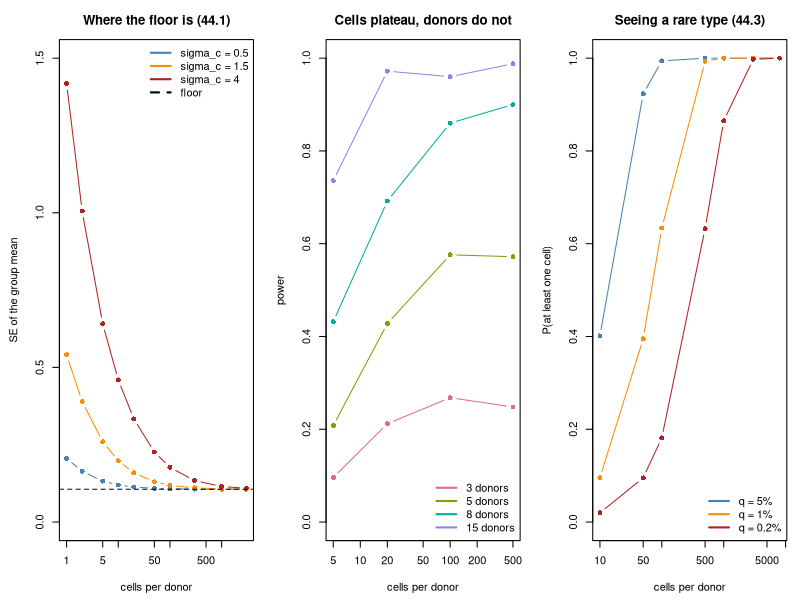

This chart was generated by the following R code:
## ---- chunk 1
MODULE_NAME <- "44_power_and_design_for_omics"
OUT <- file.path(Sys.getenv("STATS_OUT", unset = "results"), MODULE_NAME)
dir.create(OUT, recursive = TRUE, showWarnings = FALSE)
header <- function(txt) cat("\n", strrep("=", 72), "\n", txt, "\n",
                            strrep("=", 72), "\n", sep = "")
set.seed(44)
## ---- chunk 2
header("1. Var(pseudobulk mean) = sigma_d^2/n + sigma_c^2/(nm)  (44.1)")
SD_DONOR <- 0.30        # biological variation between donors, log scale
cat(sprintf("  donor SD = %.2f. The per-cell SD depends on the gene's counts.\n\n",
            SD_DONOR))
cat(sprintf("  %-14s%s\n", "cells/donor",
            paste(sprintf("%14s", paste0("sigma_c=", c(0.5, 1.5, 4.0))),
                  collapse = "")))
for (m in c(1, 5, 20, 100, 500, 2000)) {
  row <- sapply(c(0.5, 1.5, 4.0),
                function(sc) sqrt(SD_DONOR^2 / 8 + sc^2 / (8 * m)))
  cat(sprintf("  %-14d%s\n", m,
              paste(sprintf("%14.4f", row), collapse = "")))
}
cat(sprintf("\n  floor (m -> infinity), n = 8 donors: %.4f\n",
            SD_DONOR / sqrt(8)))
cat("\n  Read across a row and then down a column. With a well-measured gene
  (sigma_c = 0.5) the floor is reached by about 20 cells and extra cells are
  wasted, which is the Module 01 conclusion.

  With a lowly expressed gene (sigma_c = 4.0) you are still far above the
  floor at 500 cells per donor. For that gene, cells are the binding
  constraint, not donors.

  Both statements are eq. (44.1). Which one applies depends on the gene, and a
  real experiment contains both kinds at once.\n")
## ---- chunk 3
header("2. Power over donors, cells and depth")
## ---- chunk 4
power_pseudobulk <- function(n_donors, n_cells, depth, effect = 0.5,
                             n_sim = 400, seed = 0) {
  set.seed(seed)
  hits <- 0
  for (i in seq_len(n_sim)) {
    vals <- lapply(0:1, function(grp) {
      donor_mean <- rnorm(n_donors, grp * effect, SD_DONOR)
      lam <- exp(donor_mean) * depth
      counts <- matrix(rpois(n_donors * n_cells, rep(lam, n_cells)), n_donors)
      log(rowSums(counts) + 1) - log(n_cells * depth)   # pseudobulk
    })
    # At very low depth every count can be zero, leaving nothing to test.
    # That is a failure to detect, so it counts as a non-rejection.
    pv <- tryCatch(t.test(vals[[2]], vals[[1]])$p.value, error = function(e) 1)
    hits <- hits + (pv < 0.05)
  }
  hits / n_sim
}
cat("  effect = 0.5 on the log scale, depth = 1.0 (a moderately expressed gene)\n\n")
cat(sprintf("  %-9s%s\n", "donors",
            paste(sprintf("%12s", paste0(c(5, 20, 100, 500), " cells")),
                  collapse = "")))
for (nd in c(3, 5, 8, 15)) {
  row <- sapply(c(5, 20, 100, 500),
                function(m) power_pseudobulk(nd, m, 1.0, seed = nd * 10 + m))
  cat(sprintf("  %-9d%s\n", nd, paste(sprintf("%12.2f", row), collapse = "")))
}
cat("\n  Read ACROSS: cells help, and then they stop helping. Read DOWN:
  donors keep helping all the way.

  The plateau is the floor from eq. (44.1). Past it, sequencing more cells
  from the same people adds cost and no information about the between-group
  difference. Before it, cells are genuinely buying power.

  The practical question is therefore not 'cells or donors' but 'where is the
  plateau for the genes I care about', and that depends on their expression.\n")
## ---- chunk 5
header("3. Depth moves the plateau")
cat(sprintf("  %-9s%s\n", "depth",
            paste(sprintf("%12s", paste0(c(5, 20, 100, 500), " cells")),
                  collapse = "")))
for (dp in c(0.1, 0.5, 2.0)) {
  row <- sapply(c(5, 20, 100, 500),
                function(m) power_pseudobulk(6, m, dp, seed = round(dp * 100) + m))
  cat(sprintf("  %-9.1f%s\n", dp, paste(sprintf("%12.2f", row), collapse = "")))
}
cat("\n  At low depth the gene is barely detected per cell, so the per-cell
  noise is enormous and more cells keep helping well past 100. At high depth
  the plateau arrives early.

  This is the trade behind the standard advice that SHALLOW sequencing of MANY
  cells usually beats deep sequencing of few: for a fixed number of reads,
  spreading them over more cells reduces the sampling term in (44.1) faster
  than it raises per-cell precision. The advice is empirical, and it follows
  from this table rather than from a principle.\n")
## ---- chunk 6
header("4. Optimising under a budget (44.2)")
C_DONOR <- 1200.0; C_CELL <- 0.30          # currency per donor, per cell
BUDGET <- 20000.0
cat(sprintf("  budget %s; donor costs %.0f, cell costs %.2f\n",
            format(BUDGET, big.mark = ","), C_DONOR, C_CELL))
cat("  Every row spends the whole budget. Two genes, same design.\n\n")
cat(sprintf("  %-9s%12s%13s%22s%22s\n", "donors", "cells each", "total cost",
            "power, well-measured", "power, lowly expr."))
grid <- c(3, 5, 7, 9, 11, 13, 15, 16)
pw_hi <- pw_lo <- rep(NA_real_, length(grid))
for (i in seq_along(grid)) {
  nd <- grid[i]
  m <- floor((BUDGET / nd - C_DONOR) / C_CELL)
  if (m < 5) next
  pw_hi[i] <- power_pseudobulk(nd, min(m, 2000), 1.0, n_sim = 300, seed = nd)
  pw_lo[i] <- power_pseudobulk(nd, min(m, 20000), 0.02, n_sim = 300,
                               seed = nd + 500)
  cat(sprintf("  %-9d%12s%13s%22.2f%22.2f\n", nd, format(m, big.mark = ","),
              format(round(nd * (C_DONOR + m * C_CELL)), big.mark = ","),
              pw_hi[i], pw_lo[i]))
}
cat(sprintf("\n  best design, well-measured gene : %d donors\n",
            grid[which.max(pw_hi)]))
cat(sprintf("  best design, lowly expressed gene: %d donors\n",
            grid[which.max(pw_lo)]))
cat("\n  The two genes want different designs out of the same money.

  For the WELL-MEASURED gene the plateau from eq. (44.1) arrives after a few
  dozen cells, so every design on this table already clears it. Cells beyond
  that buy nothing, donors buy everything, and the best designs sit at the far
  edge of the table, where cells are an afterthought. This is Module 01's
  advice, and here it is correct.

  For the LOWLY EXPRESSED gene the plateau is thousands of cells away. Power
  rises with donors at first, peaks, and then FALLS: past the peak, each extra
  donor takes so much money from the cell budget that every donor is measured
  too badly to be worth having. That is a genuinely interior optimum, and no
  rule of thumb would have found it.

  Note this optimum is for ONE estimand, differential expression between
  groups. The next section shows a different estimand with a different
  optimum, using exactly the same money.\n")
## ---- chunk 7
header("5. Detecting a rare cell type (44.3)")
cat("  P(at least one cell of a type at frequency q) = 1 - (1-q)^m\n\n")
cat(sprintf("  %-14s%s\n", "cells/donor",
            paste(sprintf("%12s", paste0("q=", c(0.05, 0.01, 0.002))),
                  collapse = "")))
for (m in c(20, 100, 500, 2000, 5000))
  cat(sprintf("  %-14d%s\n", m,
              paste(sprintf("%12.3f", 1 - (1 - c(0.05, 0.01, 0.002))^m),
                    collapse = "")))
cat("\n  For a type at 0.2% frequency you need thousands of cells per donor
  just to SEE it, and seeing one cell is not the same as quantifying it: to
  estimate its abundance you need enough cells for the count to be stable.

  Compare with section 2, where 100 cells per donor was already past the
  plateau. Same money, opposite advice, because the estimand changed.

  This is the practical reason design questions cannot be answered
  generically. 'How many cells should I sequence' has no answer until someone
  says what the experiment is for.\n")
## ---- chunk 8
header("6. Closed-form power versus the pipeline you will run")
## ---- chunk 9
closed_form_power <- function(nd, m, effect = 0.5, sc = 1.2) {
  var_ <- SD_DONOR^2 + sc^2 / m
  se <- sqrt(2 * var_ / nd)
  ncp <- effect / se
  crit <- qt(0.975, 2 * nd - 2)
  pt(crit, 2 * nd - 2, ncp, lower.tail = FALSE) +
    pt(-crit, 2 * nd - 2, ncp)
}
cat(sprintf("  %-9s%-9s%14s%21s\n", "donors", "cells", "closed form",
            "simulated pipeline"))
for (z in list(c(4, 50), c(6, 50), c(6, 200), c(10, 200)))
  cat(sprintf("  %-9d%-9d%14.2f%21.2f\n", z[1], z[2],
              closed_form_power(z[1], z[2]),
              power_pseudobulk(z[1], z[2], 1.0, n_sim = 400,
                               seed = z[1] * z[2])))
cat("\n  The closed form is in the right region but not reliable at small n,
  because it assumes a variance structure the pipeline does not exactly have:
  the pseudobulk log transform, the Poisson sampling and the estimated
  variance all matter.

  For a design that will be analysed with DESeq2, a mixed model or a
  pseudobulk pipeline, simulate THAT pipeline. A power calculation for a test
  you are not going to run is a number, not a plan. This is the ADEMP
  discipline of Module 29 applied to design.\n")
## ---- chunk 10
png(file.path(OUT, "omics_power.png"), width = 1300, height = 450)
par(mfrow = c(1, 3), mar = c(4.5, 4.5, 3, 1))
ms <- c(1, 2, 5, 10, 20, 50, 100, 300, 1000, 3000)
cols <- c("steelblue", "darkorange", "firebrick")
scs <- c(0.5, 1.5, 4.0)
plot(ms, sqrt(SD_DONOR^2 / 8 + scs[1]^2 / (8 * ms)), type = "b", pch = 16,
     log = "x", col = cols[1], ylim = c(0, 1.5), xlab = "cells per donor",
     ylab = "SE of the group mean", main = "Where the floor is (44.1)")
for (i in 2:3)
  lines(ms, sqrt(SD_DONOR^2 / 8 + scs[i]^2 / (8 * ms)), type = "b", pch = 16,
        col = cols[i])
abline(h = SD_DONOR / sqrt(8), lty = 2)
legend("topright", c(paste0("sigma_c = ", scs), "floor"), lwd = 2, bty = "n",
       lty = c(1, 1, 1, 2), col = c(cols, "black"))
cellgrid <- c(5, 20, 100, 500)
pw <- sapply(c(3, 5, 8, 15), function(nd)
  sapply(cellgrid, function(m) power_pseudobulk(nd, m, 1.0, n_sim = 250,
                                                seed = nd * 10 + m)))
matplot(cellgrid, pw, type = "b", pch = 16, lty = 1, log = "x", ylim = c(0, 1),
        col = hcl.colors(4, "Dark 3"), xlab = "cells per donor",
        ylab = "power", main = "Cells plateau, donors do not")
legend("bottomright", paste0(c(3, 5, 8, 15), " donors"), lwd = 2, bty = "n",
       col = hcl.colors(4, "Dark 3"))
mm <- c(10, 50, 100, 500, 1000, 3000, 8000)
plot(mm, 1 - (1 - 0.05)^mm, type = "b", pch = 16, log = "x", col = "steelblue",
     ylim = c(0, 1), xlab = "cells per donor",
     ylab = "P(at least one cell)", main = "Seeing a rare type (44.3)")
lines(mm, 1 - (1 - 0.01)^mm, type = "b", pch = 16, col = "darkorange")
lines(mm, 1 - (1 - 0.002)^mm, type = "b", pch = 16, col = "firebrick")
legend("bottomright", c("q = 5%", "q = 1%", "q = 0.2%"), lwd = 2, bty = "n",
       col = c("steelblue", "darkorange", "firebrick"))
invisible(dev.off())
cat("\nFigure written to", file.path(OUT, "omics_power.png"), "\n")
## ---- chunk 11

## ---- chunk 12
# BUD <- 20000.0
# cat(sprintf("  %-9s%9s%11s%17s%17s\n", "donors", "cells", "DE power",
#             "P(see 1% type)", "low-gene power"))
# for (nd in c(3, 6, 10, 20)) {
#   m <- floor((BUD / nd - C_DONOR) / C_CELL)
#   if (m < 5) next
#   m <- min(m, 3000)
#   de <- power_pseudobulk(nd, min(m, 600), 1.0, n_sim = 250, seed = nd)
#   low <- power_pseudobulk(nd, min(m, 600), 0.15, n_sim = 250, seed = nd + 7)
#   cat(sprintf("  %-9d%9s%11.2f%17.3f%17.2f\n", nd,
#               format(m, big.mark = ","), de, 1 - (1 - 0.01)^m, low))
# }
#
# ## Three columns, three different optima from the same budget. Differential
# ## expression wants donors. Seeing a rare cell type wants cells, and with
# ## few donors you can afford a great many. The lowly expressed gene sits
# ## between them, because it needs both depth per cell and donors to average
# ## over.
# ##
# ## There is no design that is best at all three, which is the point. Decide
# ## the primary estimand before the budget meeting, and state explicitly what
# ## the design is NOT powered for. A study powered for DE that then reports a
# ## rare-population finding is reporting something its design cannot support.
## ---- chunk 13

## ---- chunk 14
# TRUE_SD <- 0.30
# cat(sprintf("  true donor SD = %.2f. Design for 80%% power at effect 0.5.\n\n",
#             TRUE_SD))
# cat(sprintf("  %-14s%16s%15s\n", "assumed SD", "donors planned",
#             "ACTUAL power"))
# for (guess in c(0.15, 0.22, 0.30, 0.45, 0.60)) {
#   nd <- 3
#   while (nd < 200) {
#     se <- sqrt(2 * (guess^2 + 1.2^2 / 100) / nd)
#     if (pt(qt(0.975, 2*nd-2), 2*nd-2, 0.5/se, lower.tail = FALSE) > 0.80) break
#     nd <- nd + 1
#   }
#   actual <- power_pseudobulk(nd, 100, 1.0, n_sim = 500,
#                              seed = round(guess * 100))
#   cat(sprintf("  %-14.2f%16d%15.2f\n", guess, nd, actual))
# }
#
# ## Underestimating the donor SD by a factor of two roughly halves the
# ## achieved power, and the study is planned, funded and run before anyone
# ## finds out. Overestimating wastes money but is at least safe.
# ##
# ## Two responses. Estimate sigma_d from PILOT or PUBLIC data on the same
# ## tissue and platform rather than guessing, which is what tools like
# ## scPower do. And report power across a RANGE of plausible variances rather
# ## than a single number, so the reader can see how fragile the plan is.
## ---- chunk 15

## ---- chunk 16
# cat("  Starting from 6 donors x 30 cells. Which upgrade helps more?\n\n")
# cat(sprintf("  %-14s%11s%12s%11s%13s\n", "gene depth", "baseline",
#             "+2 donors", "x4 cells", "better buy"))
# for (dp in c(0.05, 0.2, 1.0, 4.0)) {
#   base <- power_pseudobulk(6, 30, dp, n_sim = 500, seed = round(dp * 100))
#   more_d <- power_pseudobulk(8, 30, dp, n_sim = 500, seed = round(dp*100) + 1)
#   more_c <- power_pseudobulk(6, 120, dp, n_sim = 500, seed = round(dp*100) + 2)
#   cat(sprintf("  %-14.2f%11.2f%12.2f%11.2f%13s\n", dp, base, more_d, more_c,
#               if (more_d > more_c) "donors" else "cells"))
# }
#
# ## At high depth the gene is measured well in every cell, the per-cell term
# ## in (44.1) is already small, and donors win, exactly as Module 01 says.
# ##
# ## At low depth the per-cell term dominates and quadrupling the cells wins,
# ## sometimes clearly. Module 01's conclusion is not wrong; it describes the
# ## regime past the plateau, and lowly expressed genes are not in it.
# ##
# ## The honest summary is that 'donors, not cells' is a good DEFAULT and a bad
# ## RULE. Check where your genes of interest sit relative to the plateau
# ## before committing a budget, because for the lowly expressed genes that
# ## motivate many single-cell studies the default advice is backwards.
